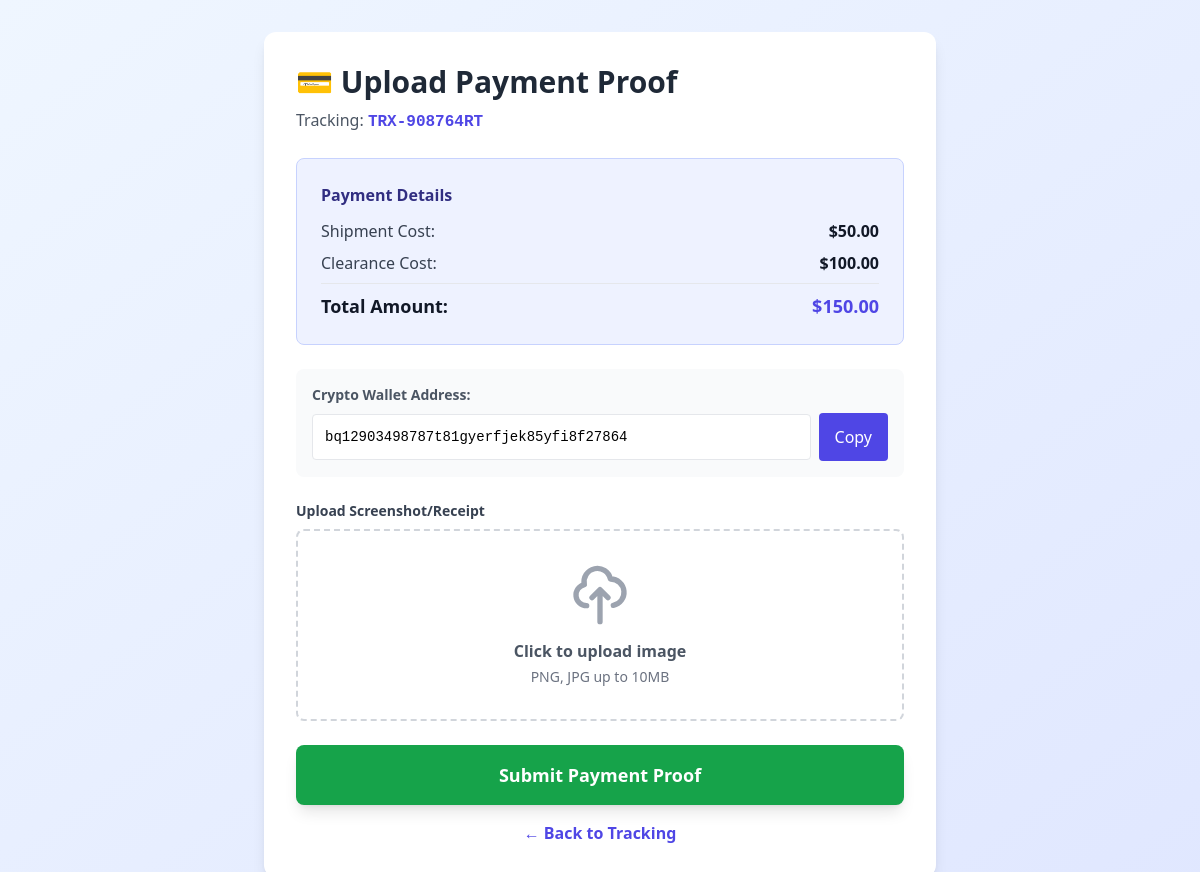
/upload-proof/TRX-908764RT/, run on the app's committed database.
### tracker/models.py (models this page shows, shortened)
class Shipment(models.Model):
    STATUS_CHOICES = [
        ('pending', 'Pending'),
        ('picked', 'Picked by Courier'),
        ('on_hold', 'On Hold'),
        ('on_way', 'On the Way'),
        ('custom_hold', 'Custom Hold'),
        ('delivered', 'Delivered'),
    ]
    PAYMENT_STATUS = [
        ('not_required', 'Not Required'),
        ('awaiting_payment', 'Awaiting Payment'),
        ('paid', 'Paid'),
    ]
    PAYMENT_METHOD = [
        ('bitcoin', 'Bitcoin'),
        ('usdt', 'USDT (Tether)'),
    ]
    tracking_number = models.CharField(max_length=100, unique=True)
    sender_name = models.CharField(max_length=150)
    sender_address = models.TextField()
    sender_email = models.EmailField()
    sender_phone = models.CharField(max_length=20)
    receiver_name = models.CharField(max_length=150)
    receiver_address = models.TextField()
    receiver_email = models.EmailField()
    receiver_phone = models.CharField(max_length=20)
    origin = models.CharField(max_length=150)
    destination = models.CharField(max_length=150)
    current_location = models.CharField(max_length=150)
    status = models.CharField(max_length=50, choices=STATUS_CHOICES, default='pending')
    remarks = models.TextField(blank=True, null=True)
    parcel_description = models.TextField(blank=True, null=True)
    parcel_weight = models.DecimalField(max_digits=10, decimal_places=2, default=0)
    parcel_image = models.ImageField(upload_to='parcel_images/', blank=True, null=True)
    require_payment = models.BooleanField(default=False)
    show_payment_info = models.BooleanField(default=True)  # New field to show/hide payment info
    payment_method = models.CharField(max_length=20, choices=PAYMENT_METHOD, default='bitcoin')
    shipment_cost = models.DecimalField(max_digits=10, decimal_places=2, default=0)
    clearance_cost = models.DecimalField(max_digits=10, decimal_places=2, default=0)
    total_cost = models.DecimalField(max_digits=10, decimal_places=2, default=0)
    crypto_wallet = models.CharField(max_length=255, blank=True, null=True)
    payment_status = models.CharField(max_length=20, choices=PAYMENT_STATUS, default='not_required')
    date_created = models.DateTimeField(auto_now_add=True)
    last_updated = models.DateTimeField(auto_now=True)
    estimated_delivery = models.DateField(blank=True, null=True)

### tracker/views.py (the view, shortened to what this page needs)
# urls.py: path('upload-proof/<str:tracking_number>/', views.upload_payment_proof, name='upload_proof'),
def upload_payment_proof(request, tracking_number):
    shipment = get_object_or_404(Shipment, tracking_number=tracking_number)
    return render(request, 'tracker/upload_payment.html', {'shipment': shipment})

### tracker/context_processors.py (called while the page is built, shortened)
def site_settings(request):
    return {
        'site_settings': SiteSettings.load()
    }

def admin_context(request):
    return {}

### tracker/models.py (called while the page is built)
    @classmethod
    def load(cls):
        try:
            return cls.objects.get()
        except cls.DoesNotExist:
            return cls.objects.create()

### tracker/templates/tracker/upload_payment.html (shortened to what this page needs)
<!DOCTYPE html>
<html lang="en">
<head>
    <script src="https://cdn.tailwindcss.com"></script>
</head>
<body class="bg-gradient-to-br from-blue-50 to-indigo-100 min-h-screen py-8 px-4">
    <div class="max-w-2xl mx-auto">
        <div class="bg-white rounded-xl shadow-lg p-8">
            <h1 class="text-3xl font-bold text-gray-800 mb-2">💳 Upload Payment Proof</h1>
            <p class="text-gray-600 mb-6">Tracking: <span class="font-mono font-bold text-indigo-600">{{ shipment.tracking_number }}</span></p>
            <div class="bg-indigo-50 border border-indigo-200 rounded-lg p-6 mb-6">
                <h2 class="font-bold text-indigo-900 mb-3">Payment Details</h2>
                <div class="space-y-2">
                    <div class="flex justify-between">
                        <span class="text-gray-700">Shipment Cost:</span>
                        <span class="font-bold text-gray-900">${{ shipment.shipment_cost }}</span>
                    </div>
                    <div class="flex justify-between">
                        <span class="text-gray-700">Clearance Cost:</span>
                        <span class="font-bold text-gray-900">${{ shipment.clearance_cost }}</span>
                    </div>
                    <hr class="my-2">
                    <div class="flex justify-between text-lg">
                        <span class="font-bold text-gray-900">Total Amount:</span>
                        <span class="font-bold text-indigo-600">${{ shipment.total_cost }}</span>
                    </div>
                </div>
            </div>
            <div class="bg-gray-50 p-4 rounded-lg mb-6">
                <p class="text-sm text-gray-600 mb-2 font-semibold">Crypto Wallet Address:</p>
                <div class="flex items-center gap-2">
                    <input type="text" value="{{ shipment.crypto_wallet }}" readonly class="flex-1 font-mono text-sm bg-white p-3 rounded border" id="walletAddress">
                    <button onclick="copyWallet()" class="bg-indigo-600 hover:bg-indigo-700 text-white px-4 py-3 rounded transition">
                        Copy
                    </button>
                </div>
            </div>
            <form method="POST" enctype="multipart/form-data" class="space-y-6">
                <div>
                    <label class="block text-sm font-semibold text-gray-700 mb-2">Upload Screenshot/Receipt</label>
                    <div class="border-2 border-dashed border-gray-300 rounded-lg p-8 text-center hover:border-indigo-400 transition">
                        <label for="fileInput" class="cursor-pointer">
                            <svg class="w-16 h-16 mx-auto text-gray-400 mb-3" fill="none" stroke="currentColor" viewBox="0 0 24 24"><path stroke-linecap="round" stroke-linejoin="round" stroke-width="2" d="M7 16a4 4 0 01-.88-7.903A5 5 0 1115.9 6L16 6a5 5 0 011 9.9M15 13l-3-3m0 0l-3 3m3-3v12"/></svg>
                            <p class="text-gray-600 font-semibold">Click to upload image</p>
                            <p class="text-sm text-gray-500 mt-1">PNG, JPG up to 10MB</p>
                        </label>
                    </div>
                </div>
                <button type="submit" class="w-full bg-green-600 hover:bg-green-700 text-white py-4 rounded-lg font-bold text-lg transition shadow-lg">
                    Submit Payment Proof
                </button>
            </form>
            <a href="/track/?tracking_number={{ shipment.tracking_number }}" class="block text-center text-indigo-600 hover:text-indigo-800 mt-4 font-semibold">
                ← Back to Tracking
            </a>
        </div>
    </div>
</body>
</html>

### data on the page
Shipment: tracking_number "TRX-908764RT", shipment_cost "50.00", clearance_cost "100.00", total_cost "150.00", crypto_wallet "bq12903498787t81gyerfjek85yfi8f27864"
